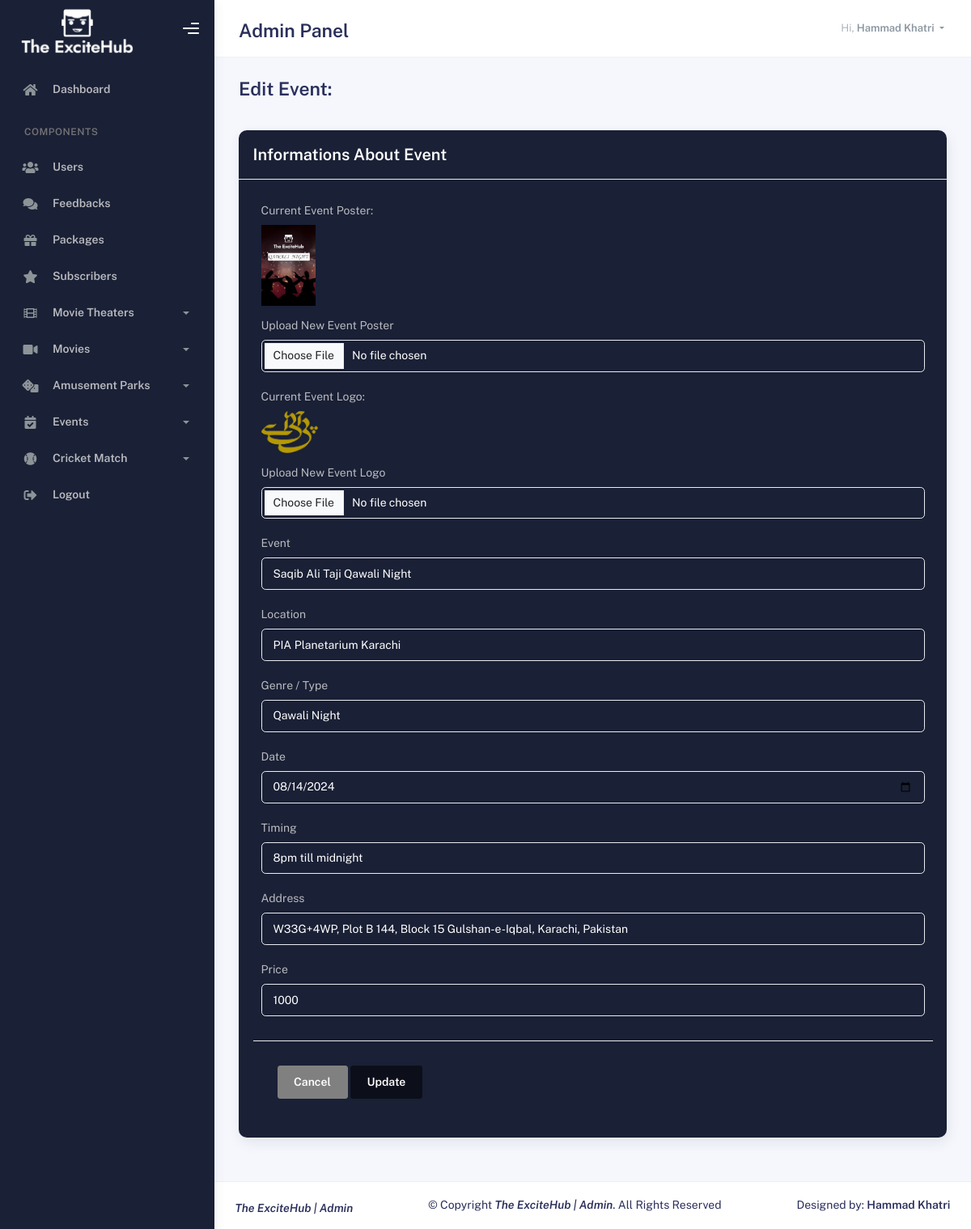
The page /admin/update_event.php?id=17 (signed in) on the database its author committed.
### tables this page shows
CREATE TABLE `events` (
  `id` int(11) NOT NULL,
  `poster` varchar(256) NOT NULL,
  `logo` varchar(256) NOT NULL,
  `event` varchar(256) NOT NULL,
  `location` varchar(256) NOT NULL,
  `genre` varchar(256) NOT NULL,
  `date` varchar(256) NOT NULL,
  `timing` varchar(256) NOT NULL,
  `address` varchar(256) NOT NULL,
  `price` varchar(256) NOT NULL,
  `add_time` datetime NOT NULL DEFAULT current_timestamp()
);

### admin/update_event.php (the view, shortened to what this page needs)
<!DOCTYPE html>
<html lang="en">
  <head>
    <link rel="stylesheet" href="assets/css/bootstrap.min.css" />
    <link rel="stylesheet" href="assets/css/plugins.min.css" />
    <link rel="stylesheet" href="assets/css/kaiadmin.min.css" />
    <link rel="stylesheet" href="assets/css/demo.css" />
    <link rel="stylesheet" href="assets/css/style.css" />
  </head>
  <body>
    <div class="wrapper">
      <?php
	    include '_dbconnection.php';
        include "_nav.php";
      ?>
<div class="container">
          <div class="page-inner">
            <div class="page-header">
              <h3 class="fw-bold mb-3">Edit Event:</h3>
            </div>
            <div class="row">
              <div class="col-md-12">
                <div class="card">
                  <div class="card-header">
                    <div class="card-title">Informations About Event</div>
                  </div>
                        <?php
                        if(isset($_GET['id'])){
                            $id = $_GET['id'];
                            $sql = "SELECT * FROM `events` WHERE `id` = '$id'";
                            $result = mysqli_query($conn, $sql);
                            $row = mysqli_fetch_assoc($result);
                        }
                        ?>
                  <div class="card-body">
                    <form class="row" action="events.php?idnew=<?php echo $id; ?>" method="POST" enctype="multipart/form-data">
                      <div class="col-md-6 col-lg-12">
                      <div class="form-group" >
                      <div class="mb-3">
                            <label for="current_image" class="form-label">Current Event Poster:</label><br>
                            <?php
                            if (!empty($row['poster'])) {
                                echo '<img src="events/' . $row['poster'] . '" alt="Current Image" style="max-width: 100px; max-height: 100px;">';
                            } else {
                                echo 'No image uploaded';
                            }
                            ?>
                        </div>
                          <label for="email2">Upload New Event Poster</label>
                          <input type="file" class="form-control" id="email2" name="poster">
                        </div>
                        <div class="form-group" >
                      <div class="mb-3">
                            <label for="current_image" class="form-label">Current Event Logo:</label><br>
                            <?php
                            if (!empty($row['logo'])) {
                                echo '<img src="events/' . $row['logo'] . '" alt="Current Image" style="max-width: 70px; max-height: 70px;">';
                            } else {
                                echo 'No image uploaded';
                            }
                            ?>
                        </div>
                          <label for="email2">Upload New Event Logo</label>
                          <input type="file" class="form-control" id="email2" name="logo">
                        </div>
                        <div class="form-group">
                          <label for="email2">Event</label>
                          <input type="text" class="form-control" id="email2" placeholder="Enter Event Name" name="event" value="<?php echo $row['event']; ?>" required>
                        </div>
                        <div class="form-group">
                          <label for="email2">Location</label>
                          <input type="text" class="form-control" id="email2" placeholder="Enter Event Location" name="location" value="<?php echo $row['location']; ?>" required>
                        </div>
                        <div class="form-group">
                          <label for="email2">Genre / Type</label>
                          <input type="text" class="form-control" id="email2" placeholder="Enter Event Genre / Type" name="genre" value="<?php echo $row['genre']; ?>" required>
                        </div>
                        <div class="form-group">
                          <label for="email2">Date</label>
                          <input type="date" class="form-control" id="email2" placeholder="Enter Event Date" name="date" value="<?php echo $row['date']; ?>" required>
                        </div>
                        <div class="form-group">
                          <label for="email2">Timing</label>
                          <input type="text" class="form-control" id="email2" placeholder="Enter Event Timing" name="timing" value="<?php echo $row['timing']; ?>" required>
                        </div>
                        <div class="form-group">
                          <label for="email2">Address</label>
                          <input type="text" class="form-control" id="email2" placeholder="Enter Event Address" name="address" value="<?php echo $row['address']; ?>" required>
                        </div>
                        <div class="form-group">
                          <label for="email2">Price</label>
                          <input type="text" class="form-control" id="email2" placeholder="Enter Event Ticket Price " name="price" value="<?php echo $row['price']; ?>" required>
                        </div>
                        <div class="card-action">
                        <a href="events.php">
                        <button type="button" class="btn btn-secondary" style="background: gray !important; border-color: gray !important;"><b>Cancel</b></button>
                        </a>
                        <button type="submit"class="btn btn-success" name="update_event"><b>Update</b></button>
                  </div>
                    </form>
                  </div>
                </div>
              </div>
            </div>
          </div>
        </div>
      </div>
        <?php
        include '_footer.php';
        ?>
    </div>
  </body>
</html>

### admin/assets/css/style.css (style rules this page uses)
.card-title { color: #ffff!important; }
.card { background: #1a2035!important; }
.card-action { margin-top: 20px; }
label { color: #b9babf!important; }
.form-control { background: #1a2035!important; color: #ffff!important; border-width: 1px ; }
.btn-success { background: #0c0f1a!important; border-color: #0c0f1a!important; color: #ffff!important; }

### rows shown on the page
events: poster (picture), logo (picture), event "Saqib Ali Taji Qawali Night", location "PIA Planetarium Karachi", genre "Qawali Night", date "08/14/2024", timing "8pm till midnight", address "W33G+4WP, Plot B 144, Block 15 Gulshan-e-Iqbal, Karachi, Pakistan", price "1000"

### other values the page prints
$_SESSION['username'] "Hammad Khatri"
